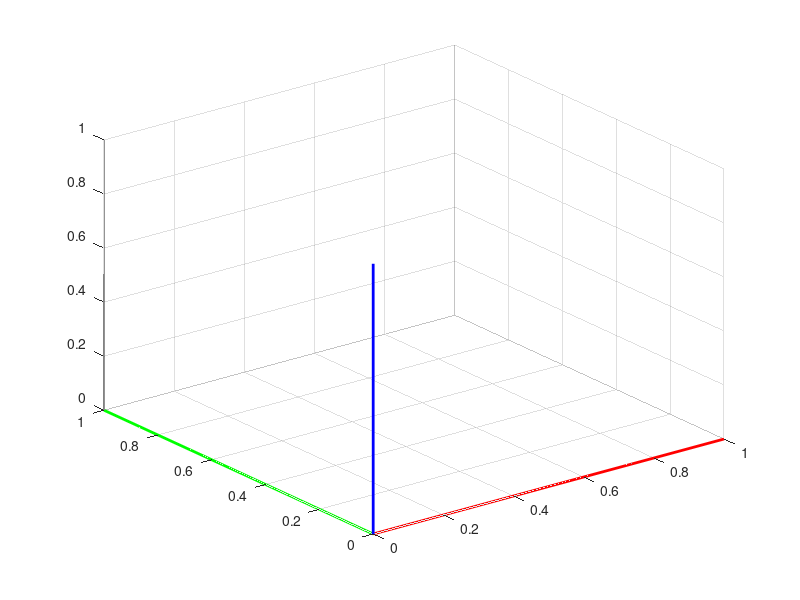

Here is the MATLAB script that generated this plot:
roll  = 0;
pitch = 270;
yaw   = 270;

tx = 0;
ty = 0;
tz = 1;

roll  = deg2rad(roll);
pitch = deg2rad(pitch);
yaw   = deg2rad(yaw);

x_axis = [1; 0; 0];
y_axis = [0; 1; 0];
z_axis = [0; 0; 1];

t = linspace(0, 1, 2);

x_ = x_axis*t;
y_ = y_axis*t;
z_ = z_axis*t;

R3 = [cos(yaw) -sin(yaw)  0;
      sin(yaw)  cos(yaw)  0;
      0          0        1];
  
R2 = [cos(roll)  0 sin(roll);
      0          1        0;
      -sin(roll) 0 cos(roll)];
  
R1 = [1          0        0;
      0 cos(pitch) -sin(pitch);
      0 sin(pitch)  cos(pitch)];

R = R3*R2*R1;

T = [R [tx ty tz]';
     0 0 0 1 ];

xr = R*x_axis;
yr = R*y_axis;
zr = R*z_axis;

or_ = T*[0; 0; 0; 1];


xr_ = T*[x_axis; 1];
yr_ = T*[y_axis; 1];
zr_ = T*[z_axis; 1];

figure;
plot3(x_(1,:), x_(2,:), x_(3,:), '-r', 'linewidth', 2);
hold on
plot3(y_(1,:), y_(2,:), y_(3,:), '-g', 'linewidth', 2);
plot3(z_(1,:), z_(2,:), z_(3,:), '-b', 'linewidth', 2);


%plot3(xr_(1,:), xr_(2,:), xr_(3,:), '-.ro');
%plot3(yr_(1,:), yr_(2,:), yr_(3,:), '-.go');
%plot3(zr_(1,:), zr_(2,:), zr_(3,:), '-.bo');


hold on 


grid on;